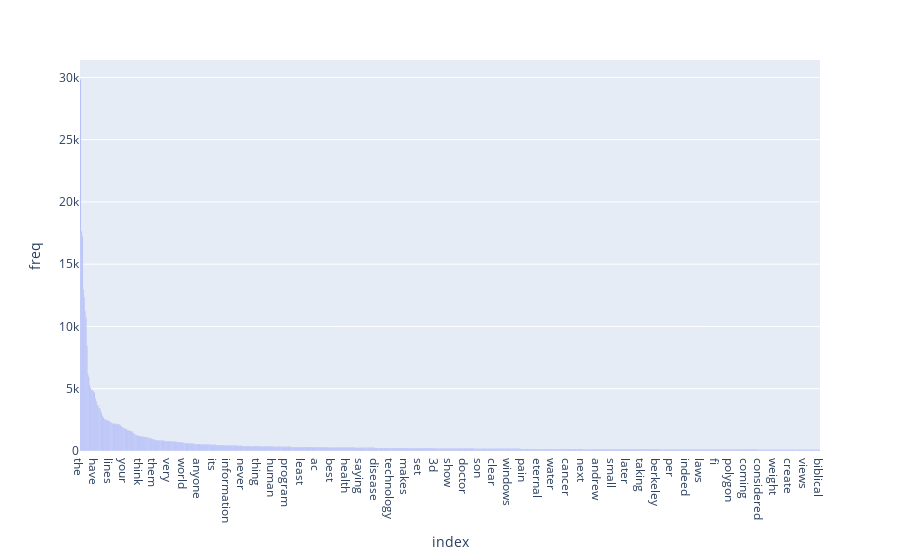

This figure's notebook cell:
### Markdown cell above
### >>> **Exercise 15 (take home):** 
Additionally, you can attempt to sort the terms on the `x-axis` by frequency instead of in alphabetical order. This way the visualization is more meaninfgul and you will be able to observe the so called [long tail](https://en.wikipedia.org/wiki/Long_tail) (get familiar with this term since it will appear a lot in data mining and other statistics courses). see picture below

![alt txt](https://upload.wikimedia.org/wikipedia/commons/thumb/8/8a/Long_tail.svg/1000px-Long_tail.svg.png)

### Code cell
# Answer here
sorted_df = reduced_df.sort_values(by='freq', ascending=False)
fig = px.bar(sorted_df, y="freq")
fig.show()

### Figure 1 — Plotly figure (JSON) as saved in the notebook; plotly's stock layout.template omitted (floating-point values rounded to 4 significant figures; data arrays with more than 128 entries replaced by an {"elided": "..."} marker saying what was removed)
{"data": [{"alignmentgroup": "True", "hovertemplate": "index=%{x}<br>freq=%{y}<extra></extra>", "legendgroup": "", "marker": {"color": "#636efa", "pattern": {"shape": ""}}, "name": "", "offsetgroup": "", "orientation": "v", "showlegend": false, "textposition": "auto", "type": "bar", "x": {"elided": "801 str values"}, "xaxis": "x", "y": {"elided": "801 int values"}, "yaxis": "y"}], "layout": {"barmode": "relative", "legend": {"tracegroupgap": 0}, "margin": {"t": 60}, "xaxis": {"anchor": "y", "domain": [0, 1], "title": {"text": "index"}}, "yaxis": {"anchor": "x", "domain": [0, 1], "title": {"text": "freq"}}}}
